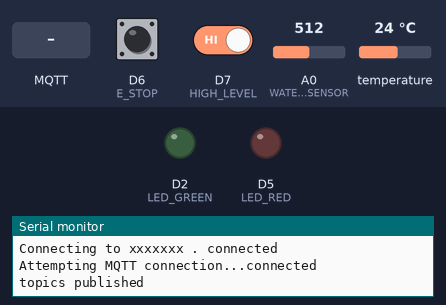
Bench run of a program on a simulated ESP8266 (Wemos D1 mini). On the bench: output pins drawn as LEDs (lit = HIGH), the last lines printed to the serial monitor. The test bench sets the inputs (shaded band); at power-on: D6 (E_STOP) HIGH, D7 (HIGH_LEVEL) HIGH, A0 (WATER_LEVEL_SENSOR) = 512, temperature 24 °C. WiFi joins after 1.5 s; servers stay silent unless stated; no MQTT or app messages arrive unless stated.

Above: at 6.2 s.
6.3 s: MQTT message "1" arrives on the first subscribed topic
At 6.9 s:
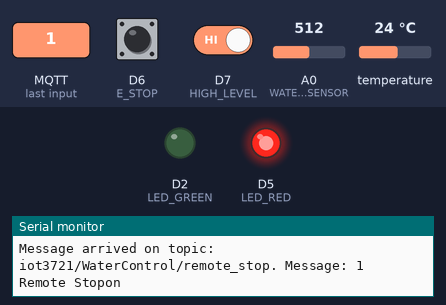
8.1 s: MQTT message "0" arrives on the first subscribed topic
9.6 s: MQTT message "on" arrives on the first subscribed topic
Timing chart, 0 to 12.6 s (numbered marks = the images above; inputs shaded):
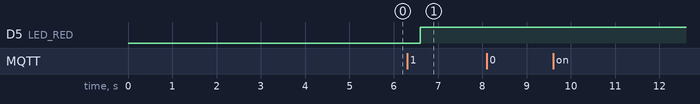

Measured:
- after the input at 6.3 s, D5 (LED_RED): LOW → HIGH after 0.30 s

The program:

main.cpp
```cpp
// Water Control System-  controls the pump that maintains sufficient water in the tank
#include <Arduino.h>
#include <OneWire.h>
#include <DallasTemperature.h>
#include "wifi_secrets.h"
#include "mqtt_secret.h"
#include <ESP8266WiFi.h>
#include <PubSubClient.h>
// digital input pin definitions
#define E_STOP D6
#define HIGH_LEVEL D7
#define WATER_LEVEL_SENSOR A0
#define LED_GREEN D2
#define LED_RED D5
//led state
#define LED_ON 1
#define LED_OFF 0
//states indicators
String eStopState = "No";
String highTankState = "No";
volatile bool faultIndicator;
bool pumbOn = false;
//water tank level
int waterLevel;
//setup tempture  sensor
const int oneWireBus = D3;
OneWire onewaire(oneWireBus);
DallasTemperature DS18B20(&onewaire);
DeviceAddress DS18B20Adrs;
// Wifi client
char ssid[] = SECRET_SSID;
char pass[] = SECRET_PASS;
WiFiClient client;
// MQTT publish/subscribe client
PubSubClient mqttClient(client);
const char *mqttServer = SERVER;
const uint16_t mqttPort = PORT;
char mqttUserName[] = "";
char mqttPass[] = "";
char clientID[] = ID;
// MQTT topic
String mqttTempTopic = "iot3721/WaterControl/temp";
String mqttTankLevelTopic = "iot3721/WaterControl/water_level";
String mqtteStopTopic = "iot3721/WaterControl/e_stop";
String mqttHtankStateTopic = "iot3721/WaterControl/high_level";
String mqttremoteTopic = "iot3721/WaterControl/remote_stop";

// read temperature function return temperature
float readTemperature()
{
  float fTemp = 0;
  // ask DS18B20 for the current temperature
  if (DS18B20.requestTemperatures())
  {
    // fetch the temperature
    fTemp = DS18B20.getTempCByIndex(0);
  }
  else
  {
    Serial.println("can't read temperature form DS18B20");
  }
  return fTemp;
}

//update MQTT function
void updateMQTT()
{
  // if not connected, try to reconnect
  while (!mqttClient.connected())
  {
    Serial.print("Attempting MQTT connection...");
    if (mqttClient.connect(clientID, mqttUserName, mqttPass))
    {
      Serial.println("connected");
    }
    else
    {
      Serial.print("failed, rc=");
      Serial.print(mqttClient.state());
      Serial.println(" try again in 5 seconds");
      // Wait 5 seconds before retrying
      delay(5000);
    }
  }
  if (mqttClient.connected())
  {
    // last publish time
    static unsigned long lastTime;
    // subscribe to topic
   mqttClient.subscribe("iot3721/WaterControl/remote_stop");
    // 5 seconds since last update
    if (millis() - lastTime > 5000)
    {
      lastTime = millis();
      // read temperature
      String temp = String(readTemperature());
      //read water level, convert to percentage
      waterLevel = analogRead(WATER_LEVEL_SENSOR) * 100 / 1024;
      // publish topic
      mqttClient.publish(mqttTempTopic.c_str(), (temp + "°C").c_str());
      mqttClient.publish(mqttTankLevelTopic.c_str(), (String(waterLevel) + "%").c_str());
      mqttClient.publish(mqtteStopTopic.c_str(), eStopState.c_str());
      mqttClient.publish(mqttHtankStateTopic.c_str(), highTankState.c_str());
      Serial.println("topics published");
    }
  }
}
//get the subscrition topic
void callback(char *topic, byte *payload, int length)
{
  Serial.print("Message arrived on topic: ");
  Serial.print(topic);
  Serial.print(". Message: ");
  String message;
  for (int i = 0; i < length; i++)
  {
    Serial.print((char)payload[i]);
    message += (char)payload[i];
  }
  Serial.println();
  // subscript topic
  if (String(topic) == mqttremoteTopic)
  {
    Serial.print("Remote Stop");
    if (message == "1")
    {
      Serial.println("on");
      faultIndicator = true;
    }
  }
}
// ISR fcuntion for eStop
void IRAM_ATTR isreStop()
{
  faultIndicator = true;
  eStopState = "YES";
}
// ISR function for high water level
void IRAM_ATTR isrHighWaterLevel()
{
  faultIndicator = true;
  highTankState = "YES";
}
//setup
void setup()
{
  Serial.begin(115200);
  pinMode(E_STOP, INPUT_PULLUP);
  pinMode(HIGH_LEVEL, INPUT_PULLUP);
  pinMode(LED_GREEN, OUTPUT);
  pinMode(LED_RED, OUTPUT);
  // turn led off at startup
  digitalWrite(LED_GREEN, LED_OFF);
  digitalWrite(LED_RED, LED_OFF);
  //attach ISR
  attachInterrupt(digitalPinToInterrupt(E_STOP), isreStop, CHANGE);
  attachInterrupt(digitalPinToInterrupt(HIGH_LEVEL), isrHighWaterLevel, CHANGE);
  DS18B20.begin();
  //connect to wifi
  Serial.printf("\nConnecting to %s ", ssid);
  WiFi.begin(ssid, pass);
  while (WiFi.status() != WL_CONNECTED)
  {
    delay(5000);
    Serial.print(".");
  }
  Serial.println(" connected");
  //set up connection to mqtt broker
  mqttClient.setServer(mqttServer, mqttPort);
  //register callback function
  mqttClient.setCallback(callback);
  //pumb off at startup
  pumbOn = false;

}
void loop()
{
  //update mqtt
  updateMQTT();
  mqttClient.loop();
  // Turn on the red LED if fault indicator active or temperature is above 30°C, turn off the green LED.
  if (faultIndicator || readTemperature() >  30)
  {
    digitalWrite(LED_RED, LED_ON);
    digitalWrite(LED_GREEN, LED_OFF);
    pumbOn = false;
  }
  else
  {
    // Turn on the pump when the tank level drops below 20%.
    if ((waterLevel < 20) & !pumbOn & !faultIndicator)
    {
      pumbOn = true;
      digitalWrite(LED_GREEN, LED_ON);
    }
    // Turn off the pump when the tank level is above 90%.
    if (pumbOn & (waterLevel > 90))
    {
      digitalWrite(LED_GREEN, LED_OFF);
      pumbOn = false;
    }
  }

}
```

mqtt_secret.h
```cpp
#define SERVER "test.mosquitto.org"
#define PORT 1883
#define ID "WaterControl"
```

wifi_secrets.h
```cpp
#define SECRET_SSID "xxxxxxx"
#define SECRET_PASS "xxxxxxxxx"
```
